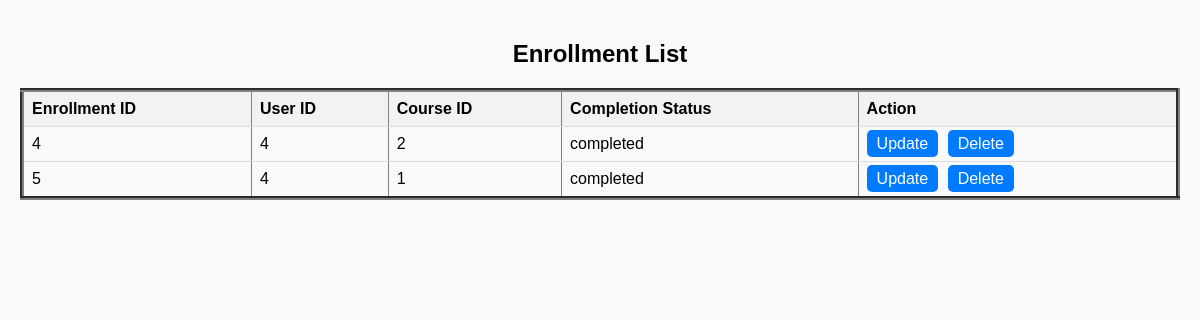
The app's page /viewenrollment.php with its own data.
### tables this page shows
CREATE TABLE `enrollments` (
  `enrollment_id` int(11) NOT NULL,
  `user_id` int(11) DEFAULT NULL,
  `course_id` int(11) DEFAULT NULL,
  `completion_status` enum('in progress','completed') DEFAULT NULL
);

### viewenrollment.php (the view, shortened to what this page needs)
<?php
include ('connection/conn.php');
$select_sql = "SELECT * FROM enrollments";
$result = $conn->query($select_sql);
?>
<!DOCTYPE html>
<html lang="en">
<head>
</head>
<body>
    <h2>Enrollment List</h2>
    <table border="4">
        <thead>
            <tr>
                <th>Enrollment ID</th>
                <th>User ID</th>
                <th>Course ID</th>
                <th>Completion Status</th>
                <th>Action</th>
            </tr>
        </thead>
        <tbody>
            <?php
            if ($result->num_rows > 0) {
                while($row = $result->fetch_assoc()) {
                    echo "<tr>";
                    echo "<td>" . $row['enrollment_id'] . "</td>";
                    echo "<td>" . $row['user_id'] . "</td>";
                    echo "<td>" . $row['course_id'] . "</td>";
                    echo "<td>" . $row['completion_status'] . "</td>";
                    echo "<td class='action-links'>
                            <a href='updateenrollment.php?id=" . $row['enrollment_id'] . "'>Update</a>
                            <a href='deleteenrollment.php?id=" . $row['enrollment_id'] . "'>Delete</a>
                        </td>";
                    echo "</tr>";
                }
            } else {
                echo "<tr><td colspan='5'>No enrollment data available</td></tr>";
            }
            ?>
        </tbody>
    </table>
</body>
</html>

### viewenrollment.php (style rules this page uses)
body { font-family: Arial, sans-serif; background-color: #f8f9fa; margin: 0; padding: 20px; }
h2 { text-align: center; margin-bottom: 20px; }
table { width: 100%; border-collapse: collapse; }
th, td { padding: 8px; text-align: left; border-bottom: 1px solid #ddd; }
th { background-color: #f2f2f2; }
.action-links a { padding: 5px 10px; background-color: #007bff; color: #fff; text-decoration: none; border-radius: 5px; margin-right: 5px; }

### records on screen
enrollments: enrollment_id "4", user "4", course "2", completion_status "completed"
enrollments: enrollment_id "5", user "4", course "1", completion_status "completed"
